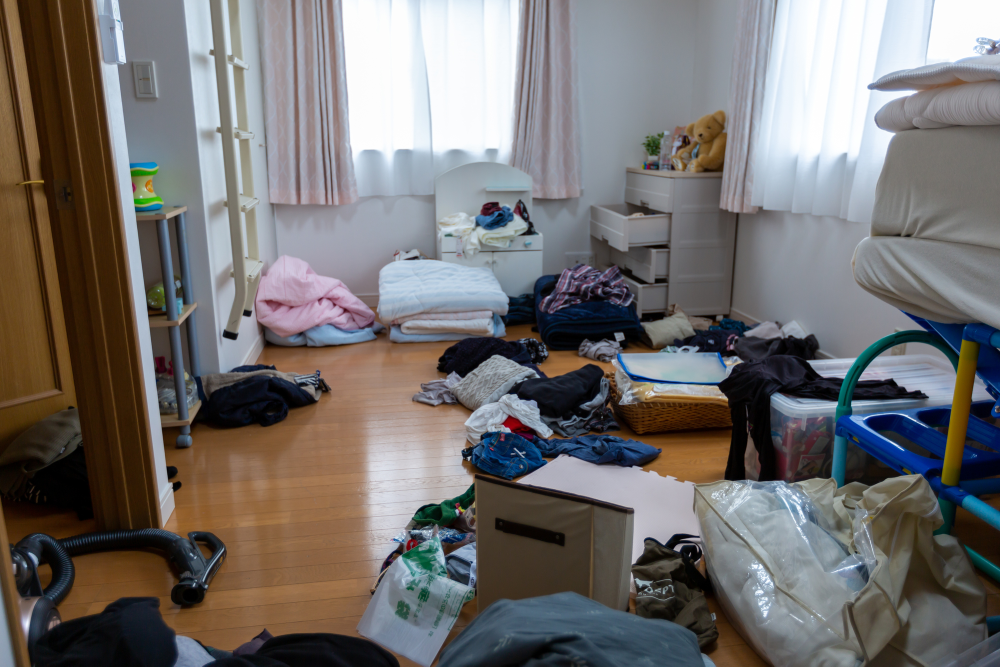
#> input picture backend/analyze/sample.jpg, 2000 x 1333 px (shown at 1/2 size)
$ python obeya.py sample.jpg
#> lines starting #> are read from the running program, lines starting #| are printed output that depends on the picture; after the words box and inside, x2 and y2 are one past the last pixel; in counts of white or black regions, pixels touching at a corner belong together
### backend/analyze/utils/image_utils.py
import cv2

def load_and_resize_image(image_path, target_width, target_height):
    # 画像を読み込み、リサイズする
    img = cv2.imread(image_path)
    resized_img = cv2.resize(img, (target_width, target_height))
    return resized_img

### backend/analyze/utils/split/split_utils.py
import cv2

def split_image(image, rows, cols):

    # 画像の高さと幅を取得する
    height, width = image.shape[:2]

    # 分割後の各サブイメージの高さと幅を計算する
    sub_img_height = height // rows
    sub_img_width = width // cols

    # 分割されたイメージを保存するためのリストを作成する
    sub_images = []

    # 画像を行と列に分割する
    for y in range(0, height, sub_img_height):
        for x in range(0, width, sub_img_width):
            # サブイメージを取得する
            sub_image = image[y:y+sub_img_height, x:x+sub_img_width]
            sub_images.append(sub_image)

    # [6 lines of commented-out code are left out]

    return sub_images


### backend/analyze/utils/contour_utils.py
import cv2

max_length = 900

def find_obeya_contours(frame):
    # 輪郭を検出する関数
    gray_frame = cv2.cvtColor(frame, cv2.COLOR_BGR2GRAY)
    canny_frame = cv2.Canny(gray_frame, 120,200)
    contours, _ = cv2.findContours(canny_frame, cv2.RETR_TREE, cv2.CHAIN_APPROX_NONE)
    obeya_contours = []
    for contour in contours:
        arc_length = cv2.arcLength(contour, True)
        if 100 < arc_length < max_length:
            obeya_contours.append(contour)
    return obeya_contours

### backend/analyze/utils/scoring_utils.py
from collections import deque
from statistics import median
import math
import cv2

def calculate_obeya_score(contours):
    # OBEYA スコアを計算する関数
    score_queue = deque([])
    total_arc_length = sum(cv2.arcLength(contour, True) for contour in contours)
    score_queue.append(math.floor(total_arc_length / 100))
    if len(score_queue) > 30:
        score_queue.popleft()

    score = median(score_queue)
    return score

### backend/analyze/utils/split/colors_utils.py
import cv2
import numpy as np

def score_and_color(image, score):
    # スコアに応じて赤みを調整
    if score >=24:
        alpha_red = 0.8  # 最も強い赤
    elif score >= 24:
        alpha_red = 0.8  # 二番目に強い赤
    elif score >= 24:
        alpha_red = 0.8  # 三番目に強い赤
    elif score >= 24:
        alpha_red = 0.8  # 四番目に強い赤
    else:
        alpha_red = 0  # 五番目に強い赤

    # 赤チャンネルを調整
    red_channel = image[:, :, 2] * (1 + alpha_red*5)  # 赤チャンネルを調整

    # 元の範囲に制限して変換
    red_channel = np.clip(red_channel, 0, 255).astype(np.uint8)

    # 調整された赤チャンネルをマージして新しい画像を作成
    new_image = cv2.merge((image[:, :, 0], image[:, :, 1], red_channel))

    return new_image

### backend/analyze/utils/split/synthesis_utils.py
import numpy as np

def merge_images(sub_images, rows, cols):
    # サブイメージの高さと幅を取得する
    sub_img_height, sub_img_width = sub_images[0].shape[:2]

    # 元の画像のサイズを計算する
    height = sub_img_height * rows
    width = sub_img_width * cols

    # 元の画像を初期化する
    merged_image = np.zeros((height, width, 3), dtype=np.uint8)

    # サブイメージを元の画像に配置する
    for i, sub_image in enumerate(sub_images):
        # サブイメージの行と列を計算する
        row_index = i // cols
        col_index = i % cols

        # サブイメージを元の画像に配置する
        merged_image[row_index * sub_img_height: (row_index + 1) * sub_img_height,
                     col_index * sub_img_width: (col_index + 1) * sub_img_width] = sub_image

    return merged_image

### backend/analyze/utils/display_utils.py
import cv2

FONT = cv2.FONT_HERSHEY_SIMPLEX
RED = (0, 0, 255)
GREEN = (0, 255, 0)
BLUE = (255, 0, 0)
ORANGE = (0, 130, 255)
SCORE_AP = (0, 80)
SCORE_FONT_SIZE = 2
SCORE_FONT_WEIGHT = 8

def display_obeya_score(resized_img, obeya_contours, score, rank):
    score_frame = resized_img.copy()

    for contour in obeya_contours:
        cv2.drawContours(score_frame, [contour], -1, GREEN, 3)

    # [6 lines of commented-out code are left out]

    return score_frame

### backend/analyze/utils/ranking_utils.py
def rank_obeya_score(score):
    # OBEYA スコアに基づいてランク付けを行う関数
    if score > 200:
        return '[OBEYA]'
    elif score > 150:
        return '[MESSY]'
    else:
        return '[CLEAN]'

### backend/analyze/utils/base64_utils.py
import base64

def b64_image(image):
    # Base64エンコードして文字列として返す
    return base64.b64encode(image).decode('utf-8')

### backend/analyze/obeya.py
import sys
import os
import json
from utils.image_utils import load_and_resize_image
from utils.contour_utils import find_obeya_contours
from utils.scoring_utils import calculate_obeya_score
from utils.ranking_utils import rank_obeya_score
from utils.display_utils import display_obeya_score
from utils.split.split_utils import split_image
from utils.split.synthesis_utils import merge_images
from utils.split.colors_utils import score_and_color
from utils.base64_utils import b64_image

target_width = 1000
target_height = 600
split_rows = 5
split_cols = 5

def process_image(image_path):
    # 画像を読み込み、リサイズする
    resized_img = load_and_resize_image(image_path, target_width, target_height)
#> in load_and_resize_image, img is the input picture: shape (1333, 2000, 3); mean B, G, R 110.5, 111.7, 115.1
#> in load_and_resize_image, `resized_img = cv2.resize(img, (target_width, target_height))`:
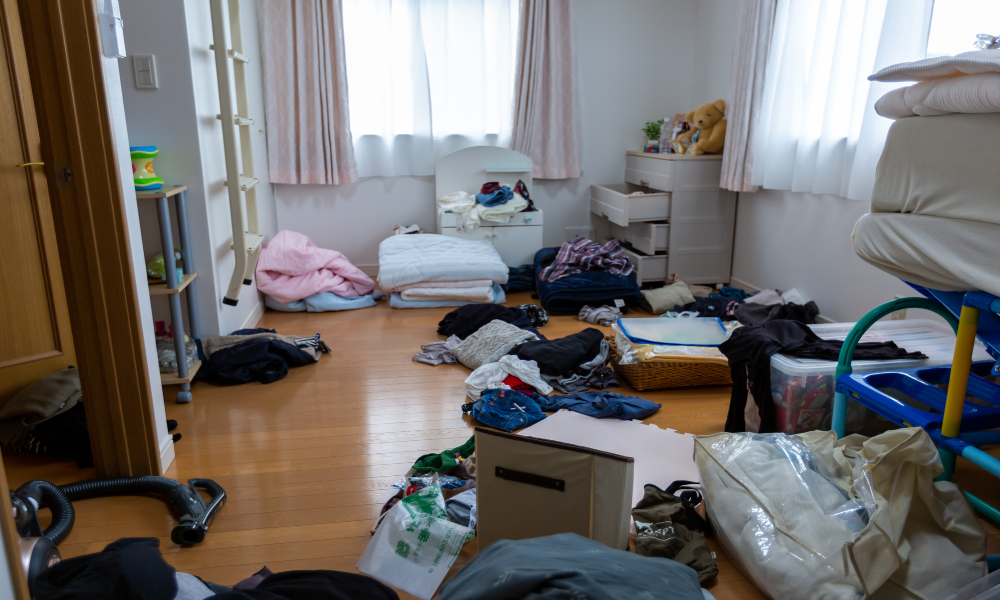
#> resized_img: shape (600, 1000, 3); mean B, G, R 110.3, 111.6, 115

    # 画像を分割する
    split_images = split_image(resized_img, split_rows, split_cols)
#> after the loop in split_image, `for y in range(0, height, sub_img_height):`: sub_images = 25 items
#> split_images = 25 items

    scores_list = []
    color_images = []
    for sub_image in split_images:
        # OBEYA 輪郭を検出する
        sub_contours = find_obeya_contours(sub_image)

        # OBEYA スコアを計算する
        sub_score = calculate_obeya_score(sub_contours)

        # 分割画像のリストにスコアを追加する
        scores_list.append(sub_score)

        # OBEYA部分の表示
        color_images.append(score_and_color(sub_image, sub_score))
#> this loop made 25 passes
#> (total_arc_length in calculate_obeya_score, score in calculate_obeya_score, sub_score, alpha_red in score_and_color) on passes 1, 5, 6, 8, 9, 11, 12, 13, 14, 15, 16, 18: (2689.9, 26, 26, 0.8), (1199.9, 11, 11, 0), (3043.1, 30, 30, 0.8), (1105.5, 11, 11, 0), (1756.8, 17, 17, 0), (2128.9, 21, 21, 0), (2657.4, 26, 26, 0.8), (1490.3, 14, 14, 0), (2441.3, 24, 24, 0.8), (453.9, 4, 4, 0), (1089.4, 10, 10, 0), (1858.4, 18, 18, 0)
#> (contours in find_obeya_contours, sub_contours, total_arc_length in calculate_obeya_score, score in calculate_obeya_score, sub_score, alpha_red in score_and_color) on passes 2, 3, 4, 7, 10, 17: (19 contours, all with area under 20, 14 contours, all with area under 20, 3114.7, 31, 31, 0.8), (11 contours, all with area under 20, 9 contours, all with area under 20, 1659, 16, 16, 0), (8 contours, all with area under 20, 3 contours, all with area under 20, 463.1, 4, 4, 0), (24 contours, all with area under 20, 11 contours, all with area under 20, 2188.8, 21, 21, 0), (10 contours, all with area under 20, 2 contours, all with area under 20, 333.8, 3, 3, 0), (4 contours, all with area under 20, 1 contour, all with area under 20, 252.6, 2, 2, 0)
#> pass 1, in find_obeya_contours, `canny_frame = cv2.Canny(gray_frame, 120,200)`:
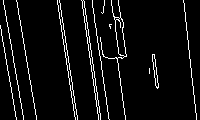
#> canny_frame: shape (120, 200); 5.8% white in thin lines or dots
#> pass 1, in score_and_color, `red_channel = image[:, :, 2] * (1 + alpha_red*5)`:
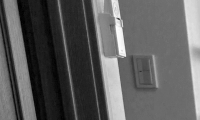
#> red_channel: shape (120, 200) float64; min 175, max 1170, mean 537.3; drawn with min black and max white
#> pass 1, in score_and_color, `red_channel = np.clip(red_channel, 0, 255).astype(np.uint8)`:
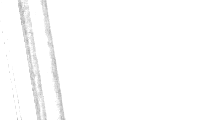
#> red_channel: shape (120, 200); min 175, max 255, mean 252.2
#> after the loop, color_images = 25 items; scores_list = 25 values, max 31 at index 1, min 2 at index 16, mean 15.92

    # 分割画像を再構築する
    image = merge_images(color_images, split_rows, split_cols)
#> the loop in merge_images, `for i, sub_image in enumerate(sub_images):` made 25 passes
#> (row_index, col_index) on passes 1 to 12: (0, 0), (0, 1), (0, 2), (0, 3), (0, 4), (1, 0), (1, 1), (1, 2), (1, 3), (1, 4), (2, 0), (2, 1)
#> after the loop in merge_images, `for i, sub_image in enumerate(sub_images):`:
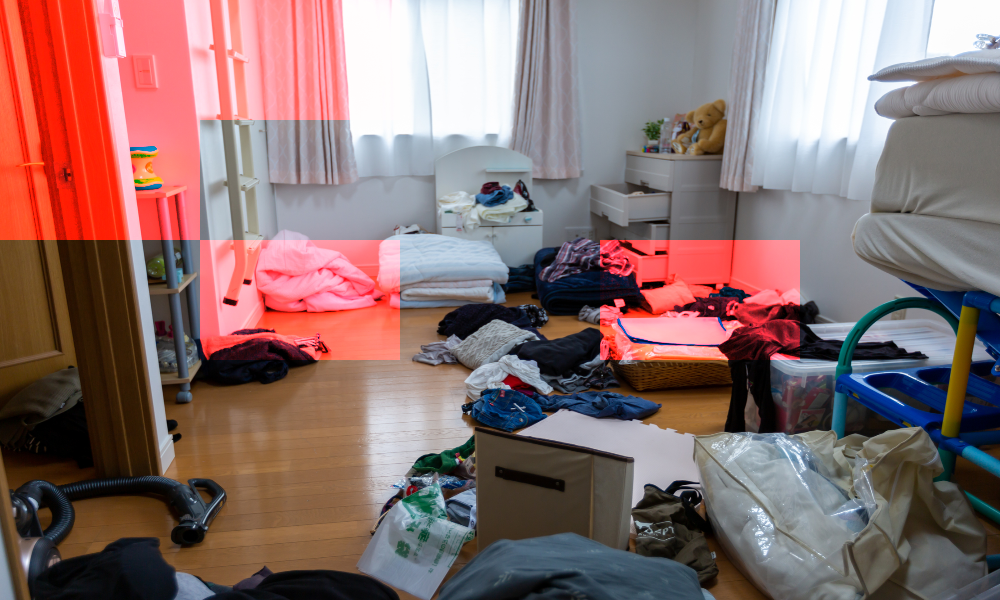
#> merged_image: shape (600, 1000, 3); mean of channels 0, 1, 2 110.3, 111.6, 138.5; drawn as B, G, R

    # OBEYA 輪郭を検出する
    obeya_contours = find_obeya_contours(resized_img)
#> in find_obeya_contours (call 26), `canny_frame = cv2.Canny(gray_frame, 120,200)`:
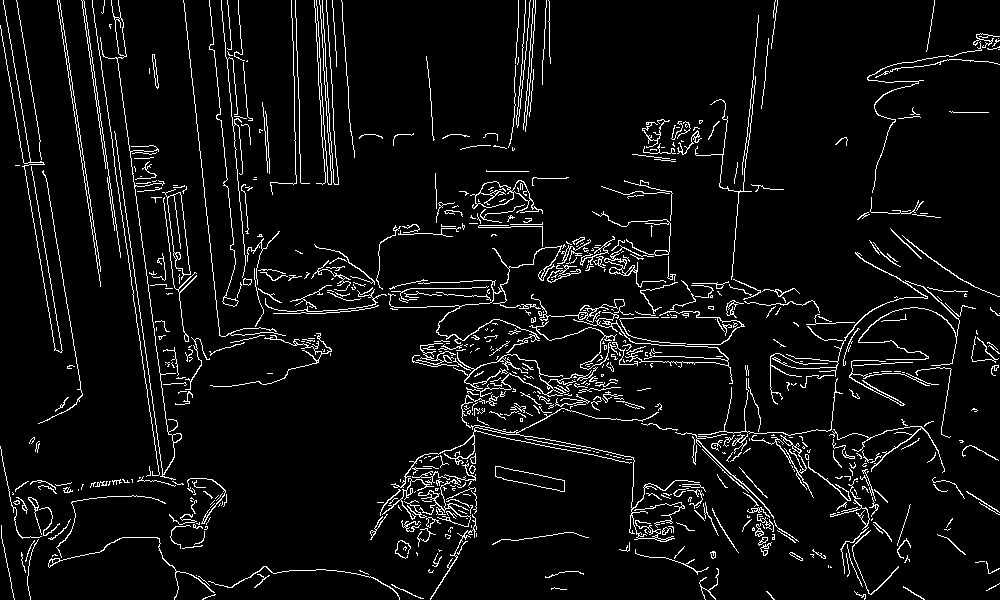
#> canny_frame: shape (600, 1000); 5.8% white in thin lines or dots
#> in find_obeya_contours (call 26), `contours, _ = cv2.findContours(canny_frame, cv2.RETR_TREE, cv2.CHAIN_A..`: contours = 858 contours, 746 with area under 20; largest, box (x1, y1, x2, y2) and area: (162, 189, 191, 280) 1072, (167, 192, 191, 275) 1025, (470, 180, 543, 214) 916, (495, 466, 565, 492) 770, (495, 466, 565, 492) 768
#> the loop in find_obeya_contours (call 26), `for contour in contours:` made 858 passes
#> arc_length on passes 1 to 3: 30.14, 45.46, 23.8
#> after the loop in find_obeya_contours (call 26), `for contour in contours:`: obeya_contours = 137 contours, 85 with area under 20; largest, box (x1, y1, x2, y2) and area: (162, 189, 191, 280) 1072, (167, 192, 191, 275) 1025, (470, 180, 543, 214) 916, (495, 466, 565, 492) 770, (495, 466, 565, 492) 768

    # OBEYA スコアを計算する
    score = calculate_obeya_score(obeya_contours)
#> score = 360

    # OBEYA スコアに基づいてランク付けを行う
    rank = rank_obeya_score(score)
#> rank = '[OBEYA]'

    # 画像を表示する
    result_image = display_obeya_score(image, obeya_contours, score, rank)
#> the loop in display_obeya_score, `for contour in obeya_contours:` made 137 passes
#> after the loop in display_obeya_score, `for contour in obeya_contours:`:
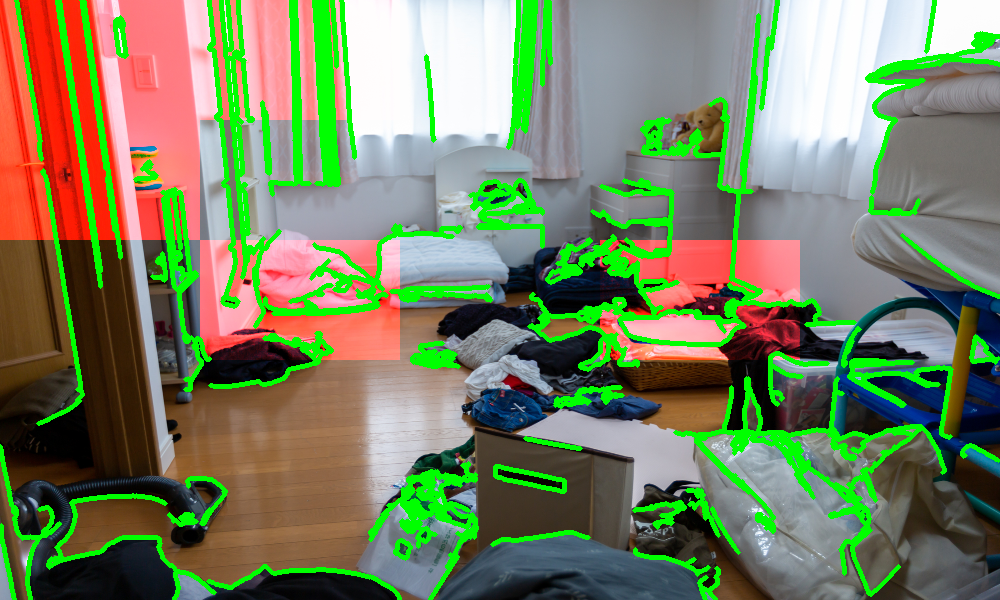
#> score_frame: shape (600, 1000, 3); 12.93% of pixels changed, all inside (x1, y1, x2, y2) = (0, 0, 1000, 600); drawn as B, G, R

    # 画像をBase64エンコードする
    b64_result_image = b64_image(result_image)

    # 処理結果をJSON形式で返す
    return json.dumps({"image": b64_result_image, "score": score, "sub_scores": scores_list})

# サーバーから呼び出された場合の処理
if __name__ == "__main__":
    # コマンドライン引数から画像ファイルのパスを取得する
    if len(sys.argv) != 2:
        print("Usage: python obeya.py <image_path>")
        sys.exit(1)

    image_path = sys.argv[1]

    # 画像を処理し、結果を取得する
    result = process_image(image_path)

    # 結果を出力する
    print(result)
#> (printed output is left out)
